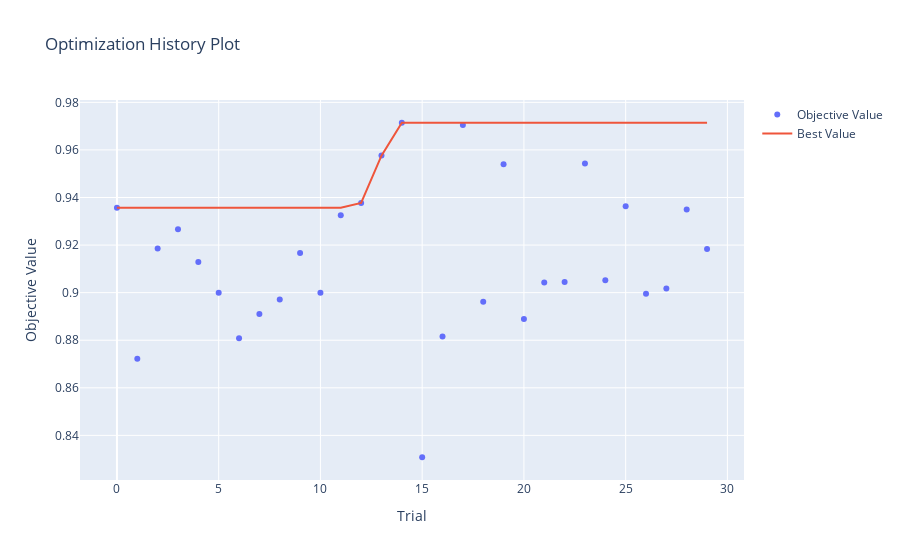

The notebook cell saved with this chart:
### Code cell
fig1 = vis.plot_optimization_history(study)
fig1.show()

### Figure 1 — Plotly figure (JSON) as saved in the notebook; plotly's stock layout.template omitted (floating-point values rounded to 4 significant figures)
{"data": [{"mode": "markers", "name": "Objective Value", "x": [0, 1, 2, 3, 4, 5, 6, 7, 8, 9, 10, 11, 12, 13, 14, 15, 16, 17, 18, 19, 20, 21, 22, 23, 24, 25, 26, 27, 28, 29], "y": [0.9357, 0.8722, 0.9186, 0.9267, 0.9129, 0.9, 0.8809, 0.891, 0.8971, 0.9167, 0.9, 0.9325, 0.9377, 0.9576, 0.9714, 0.8308, 0.8816, 0.9705, 0.8961, 0.954, 0.889, 0.9043, 0.9044, 0.9543, 0.9052, 0.9363, 0.8995, 0.9018, 0.935, 0.9183], "type": "scatter"}, {"mode": "lines", "name": "Best Value", "x": [0, 1, 2, 3, 4, 5, 6, 7, 8, 9, 10, 11, 12, 13, 14, 15, 16, 17, 18, 19, 20, 21, 22, 23, 24, 25, 26, 27, 28, 29], "y": [0.9357, 0.9357, 0.9357, 0.9357, 0.9357, 0.9357, 0.9357, 0.9357, 0.9357, 0.9357, 0.9357, 0.9357, 0.9377, 0.9576, 0.9714, 0.9714, 0.9714, 0.9714, 0.9714, 0.9714, 0.9714, 0.9714, 0.9714, 0.9714, 0.9714, 0.9714, 0.9714, 0.9714, 0.9714, 0.9714], "type": "scatter"}, {"marker": {"color": "#cccccc"}, "mode": "markers", "name": "Infeasible Trial", "showlegend": false, "x": [], "y": [], "type": "scatter"}], "layout": {"title": {"text": "Optimization History Plot"}, "xaxis": {"title": {"text": "Trial"}}, "yaxis": {"title": {"text": "Objective Value"}}}}
